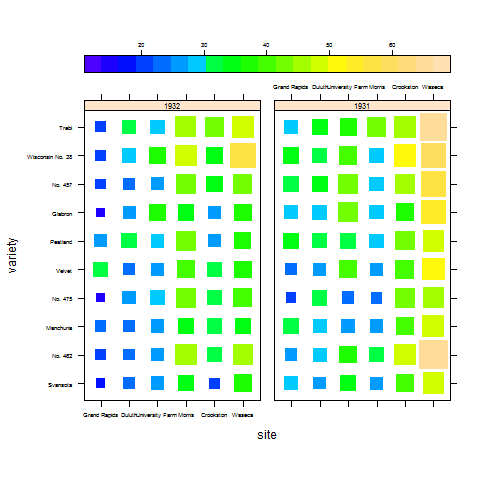

R code for this plot:
# make sure the package is installed
# install.packages("lattice")
# install.packages("rgl")
library(lattice)
library(rgl)
graphics.off()

# Four-dimensional plot levelplot

levelplot(yield ~ site * variety | year, 
          data = barley, scales = list(alternating = T),
          shrink = c(0.3, 1), region = TRUE, cuts = 20,
          col.regions = topo.colors (100),
          par.settings=list(axis.text=list(cex=0.5)),      
          par.strip.text=list(cex=0.7), between=list(x=1), 
          aspect = "iso", colorkey = list(space = "top")) 
